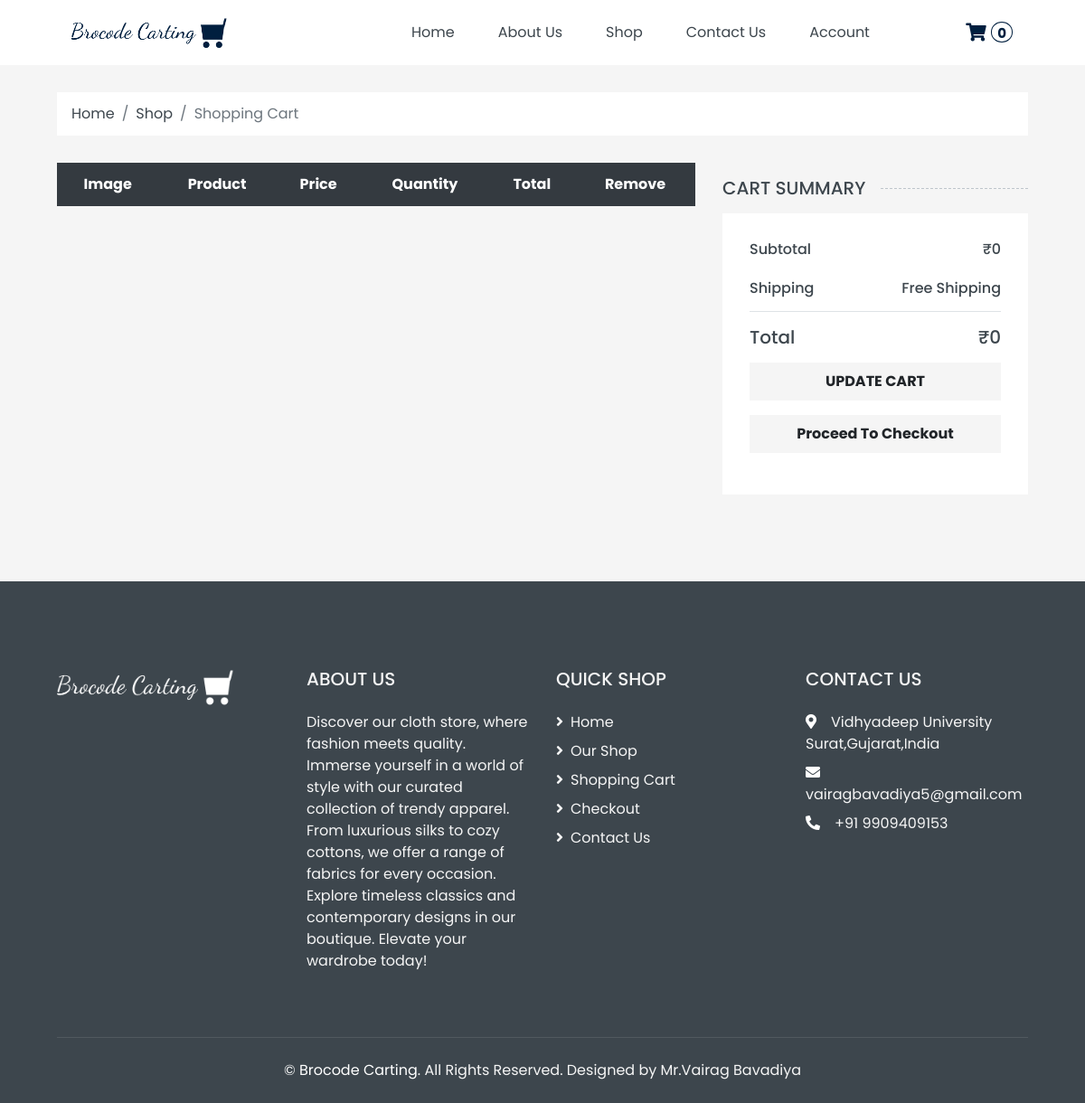
/cart.php (signed in), run on an earlier commit of the app's database.
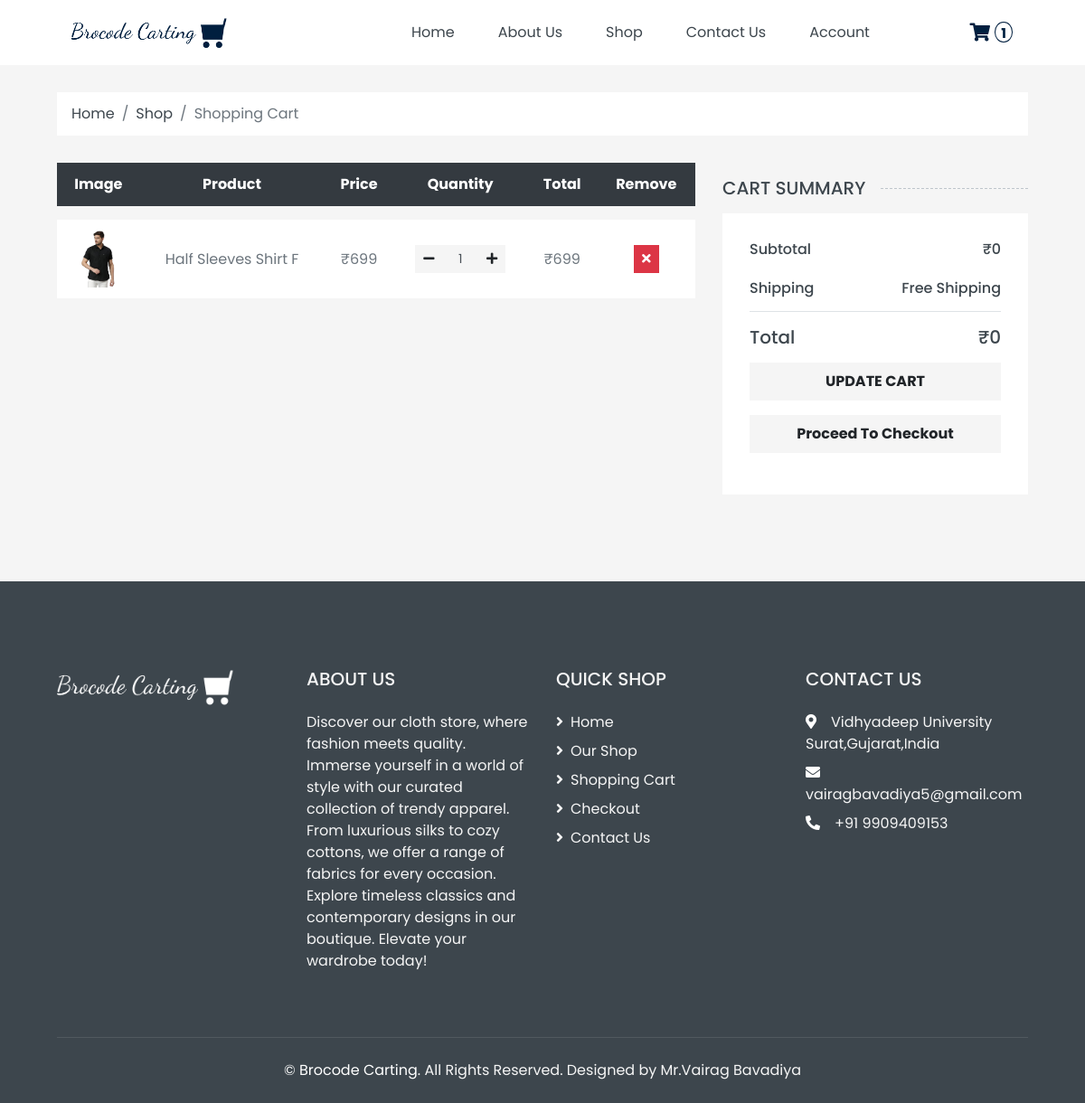
And on a later commit of the database.
### tables this page shows
CREATE TABLE `cart` (
  `id` int(10) NOT NULL,
  `product_id` int(20) NOT NULL,
  `qty` int(20) NOT NULL,
  `user_id` int(20) NOT NULL,
  `amount` decimal(6,2) NOT NULL
);

CREATE TABLE `product` (
  `id` int(20) NOT NULL,
  `category_id` int(20) NOT NULL,
  `variants_id` int(20) NOT NULL,
  `attribute_id` int(20) NOT NULL,
  `p_name` varchar(200) NOT NULL,
  `p_image` longtext DEFAULT NULL,
  `p_description` longtext NOT NULL,
  `stock` int(50) NOT NULL,
  `price` int(50) NOT NULL,
  `created_by` int(20) DEFAULT NULL,
  `updated_by` int(20) DEFAULT NULL,
  `created_at` datetime DEFAULT NULL,
  `updated_at` datetime DEFAULT NULL,
  `is_active` tinyint(1) NOT NULL
);

### cart.php (the view, shortened to what this page needs)
<?php
require("config.php");
require("header.php");
?>
<div class="container-fluid">
    <div class="row px-xl-5">
        <div class="col-12">
            <nav class="breadcrumb bg-light mb-30">
                <a class="breadcrumb-item text-dark" href="/e-commerce/">Home</a>
                <a class="breadcrumb-item text-dark" href="/e-commerce/shop.php">Shop</a>
                <span class="breadcrumb-item active">Shopping Cart</span>
            </nav>
        </div>
    </div>
</div>
<?php if ((isset($_SESSION['id']) && $_SESSION['id'] != "") || (isset($_SESSION['cart']) && !empty($_SESSION['cart']))) : ?>
    <div class="container-fluid">
        <div class="row px-xl-5">
            <div class="col-lg-8 table-responsive mb-5">
                <form>
                    <table class="table table-light table-borderless table-hover text-center mb-0">
                        <thead class="thead-dark">
                            <tr>
                                <th>Image</th>
                                <th>Product</th>
                                <th>Price</th>
                                <th>Quantity</th>
                                <th>Total</th>
                                <th>Remove</th>
                            </tr>
                        </thead>
                        <tbody class="align-middle">
                            <?php $subtotal = 0; ?>
                            <?php if (isset($_SESSION['cart']) && !empty($_SESSION['cart'])) : ?>
                                <?php $i = 0; ?>
                                <?php foreach ($_SESSION['cart'] as $key => $item) : ?>
                                    <?php $subtotal += $item['total_amount']; ?>
                                    <tr>
                                        <td class="align-middle"><img alt="" style="width: 50px;" src="/e-commerce/admin/<?php echo $item['product_image']; ?>"></td>
                                        <td class="align-middle"><?php echo $item['product_name']; ?></td>
                                        <td class="align-middle"><?php echo '₹' . $item['price']; ?></td>
                                        <td class="align-middle">
                                            <div class="input-group quantity mx-auto" style="width: 100px;">
                                                <div class="input-group-btn">
                                                    <button class="btn btn-sm btn-secondary btn-minus">
                                                        <i class="fa fa-minus"></i>
                                                    </button>
                                                </div>
                                                <input type="text" class="form-control form-control-sm bg-secondary border-0 text-center" value="<?php echo $item['qty']; ?>" min="1" max="10" step="1" data-decimals="0" required name="qty[]">
                                                <div class="input-group-btn">
                                                    <button class="btn btn-sm btn-secondary btn-plus">
                                                        <i class="fa fa-plus"></i>
                                                    </button>
                                                </div>
                                            </div>
                                        </td>
                                        <td class="align-middle"><?php echo '₹' . $item['price']; ?></td>
                                        <td class="align-middle">
                                            <button class="btn btn-sm btn-danger remove-cart-item" data-id="<?php echo $key; ?>">
                                                <i class="fa fa-times"></i>
                                            </button>
                                        </td>
                                    </tr>
                                    <?php $i++; ?>
                                <?php endforeach; ?>
                            <?php elseif (isset($_SESSION['id']) && $_SESSION['id'] != "") : ?>
                                <?php $query = "SELECT c.id as cart_key,c.amount,c.qty,p.id,p.p_image,p.p_name,p.price FROM product as p,cart as c where c.product_id = p.id and c.user_id=" . $_SESSION['id']; ?>
                                <?php if ($result = $conn->query($query)) : ?>
                                    <?php while ($row = $result->fetch_assoc()) : ?>
                                        <tr>
                                            <td class="align-middle"><img alt="" style="width: 50px;" src="/e-commerce/admin/<?php echo $row['p_image']; ?>"></td>
                                            <td class="align-middle"><?php echo $row['p_name']; ?></td>
                                            <td class="align-middle"><?php echo '₹' . $row['price']; ?></td>
                                            <td class="align-middle">
                                                <div class="input-group quantity mx-auto" style="width: 100px;">
                                                    <div class="input-group-btn">
                                                        <button class="btn btn-sm btn-secondary btn-minus">
                                                            <i class="fa fa-minus"></i>
                                                        </button>
                                                    </div>
                                                    <input type="text" class="form-control form-control-sm bg-secondary border-0 text-center" value="1">
                                                    <div class="input-group-btn">
                                                        <button class="btn btn-sm btn-secondary btn-plus">
                                                            <i class="fa fa-plus"></i>
                                                        </button>
                                                    </div>
                                                </div>
                                            </td>
                                            <td class="align-middle"><?php echo '₹' . $row['price']; ?></td>
                                            <td class="align-middle">
                                                <button class="btn btn-sm btn-danger remove-cart-item" data-id="<?php echo $row['cart_key']; ?>">
                                                    <i class="fa fa-times"></i>
                                                </button>
                                            </td>
                                        </tr>
                                    <?php endwhile; ?>
                                <?php endif; ?>
                            <?php endif; ?>
                        </tbody>
                    </table>
                </form>
            </div>
            <div class="col-lg-4 pt-3">
                <h5 class="section-title position-relative text-uppercase mb-3"><span class="bg-secondary pr-3">Cart Summary</span></h5>
                <div class="bg-light p-30 mb-5">
                    <div class="border-bottom pb-2">
                        <div class="d-flex justify-content-between mb-3">
                            <h6>Subtotal</h6>
                            <h6>₹<?php echo $subtotal; ?></h6>
                        </div>
                        <div class="d-flex justify-content-between">
                            <h6 class="font-weight-medium">Shipping</h6>
                            <h6 class="font-weight-medium">Free Shipping</h6>
                        </div>
                    </div>
                    <div class="pt-2">
                        <div class="d-flex justify-content-between mt-2">
                            <h5>Total</h5>
                            <h5>₹<?php echo $subtotal; ?></h5>
                        </div>
                        <div class="cart-bottom">
                        <button type="submit" name="update_cart" class="btn btn-block btn-secondary font-weight-bold my-2 py-2">
                            <span>UPDATE CART</span>
                        </button>
                    </div>
                        <a class="btn btn-block btn-secondary font-weight-bold my-3 py-2" href="/e-commerce/checkout.php">Proceed To Checkout</a>
                    </div>
                </div>
            </div>
        </div>
    </div>
<?php endif; ?>
<?php require("footer.php"); ?>

### header.php (shortened to what this page needs)
<?php
require('config.php');
$total = 0;
if (isset($_SESSION['cart']) && !empty($_SESSION['cart'])) {
    $total = count(($_SESSION['cart']));
} else if (isset($_SESSION['id']) && $_SESSION['id'] != "") {
    $cart_sql = "SELECT COUNT(id) as totalCartItems FROM `cart` where user_id=" . $_SESSION['id'];
    $cart_result = $conn->query($cart_sql);
    $cart_row = mysqli_fetch_assoc($cart_result);
    $total = $cart_row['totalCartItems'];
}
?>
<!DOCTYPE html>
<html lang="en">
<head>
    <link href="https://cdnjs.cloudflare.com/ajax/libs/font-awesome/5.10.0/css/all.min.css" rel="stylesheet">
    <link rel="stylesheet" href="//cdn.jsdelivr.net/npm/alertifyjs@1.13.1/build/css/alertify.min.css" />
    <link href="lib/animate/animate.min.css" rel="stylesheet">
    <link href="lib/owlcarousel/assets/owl.carousel.min.css" rel="stylesheet">
    <link href="css/style.css" rel="stylesheet">
</head>
<body>
    <div class="container-fluid bg-white mb-30">
        <div class="row px-xl-5">
            <div class="col-lg-4 d-flex align-items-center">
                <a href="/e-commerce/">
                    <img src="/e-commerce/img/logo-color.png" class="site-logo" />
                </a>
            </div>
            <div class="col-lg-8">
                <nav class="navbar navbar-expand-lg bg-white navbar-white py-3 py-lg-0 px-0">
                    <div class="collapse navbar-collapse justify-content-between" id="navbarCollapse">
                        <div class="navbar-nav mr-auto py-3 site-nav">
                            <a href="index.php" class="nav-item nav-link text-dark">Home</a>
                            <a href="about.php" class="nav-item nav-link text-dark">About Us</a>
                            <a href="shop.php" class="nav-item nav-link text-dark">Shop</a>
                            <a href="contact.php" class="nav-item nav-link text-dark">Contact Us</a>
                            <?php
                            if (isset($_SESSION['id']) && $_SESSION['id'] != "") {
                            ?>
                                <a href="/e-commerce/my_account.php" class="nav-link nav-item text-dark">Account</a>
                            <?php } else { ?>
                                <a href="/e-commerce/login.php" class="nav-link nav-item text-dark">Login</a>
                            <?php }
                            ?>
                        </div>
                        <a href="cart.php" class="btn btn-lg">
                            <i class="fas fa-shopping-cart text-primary"></i>
                            <span id="cart-text" class="badge text-primary border border-primary rounded-circle" style="padding-bottom: 2px;"><?php echo $total; ?></span>
                        </a>
                    </div>
                </nav>
            </div>
        </div>
    </div>

### footer.php (shortened to what this page needs)
<div class="container-fluid bg-dark text-secondary mt-5 pt-5">
    <div class="row px-xl-5 py-5">
        <div class="col-md-3">
            <a href="/e-commerce/">
                <img src="/e-commerce/img/logo-white.png" class="site-logo" />
            </a>
        </div>
        <div class="col-md-3">
            <h5 class="text-secondary text-uppercase mb-4">About us</h5>
            <p class="mb-4">Discover our cloth store, where fashion meets quality. Immerse yourself in a world of style with our curated collection of trendy apparel. From luxurious silks to cozy cottons, we offer a range of fabrics for every occasion. Explore timeless classics and contemporary designs in our boutique. Elevate your wardrobe today!</p>
        </div>
        <div class="col-md-3">
            <h5 class="text-secondary text-uppercase mb-4">Quick Shop</h5>
            <div class="d-flex flex-column justify-content-start">
                <a class="text-secondary mb-2" href="index.php"><i class="fa fa-angle-right mr-2"></i>Home</a>
                <a class="text-secondary mb-2" href="shop.php"><i class="fa fa-angle-right mr-2"></i>Our Shop</a>
                <a class="text-secondary mb-2" href="cart.php"><i class="fa fa-angle-right mr-2"></i>Shopping
                    Cart</a>
                <a class="text-secondary mb-2" href="checkout.php"><i class="fa fa-angle-right mr-2"></i>Checkout</a>
                <a class="text-secondary" href="contact.php"><i class="fa fa-angle-right mr-2"></i>Contact Us</a>
            </div>
        </div>
        <div class="col-md-3">
            <h5 class="text-secondary text-uppercase mb-4">Contact Us</h5>
            <p class="mb-2"><i class="fa fa-map-marker-alt text-white mr-3"></i>Vidhyadeep University  Surat,Gujarat,India</p>
            <p class="mb-2"><i class="fa fa-envelope text-white mr-3"></i>vairagbavadiya5@gmail.com</p>
            <p class="mb-2"><i class="fa fa-phone-alt text-white mr-3"></i>+91 9909409153</p>
        </div>
    </div>
    <div class="row border-top mx-xl-5 py-4" style="border-color: rgba(256, 256, 256, .1) !important;">
        <div class="col-md-12 px-xl-0">
            <p class="mb-md-0 text-center text-secondary">
                &copy; <a class="text-white" href="/e-commerce/">Brocode Carting</a>. All Rights Reserved. Designed
                by Mr.Vairag Bavadiya
            </p>
        </div>
    </div>
</div>
</body>
</html>

### header.php (style rules this page uses)
.site-logo { max-width: 200px; }
.navbar-expand-lg .navbar-nav .nav-link { padding-right: 1.5rem; padding-left: 1.5rem; }

What changed in the data, as far as the page shows it:
added cart: product.p_image (picture), product.p_name "Half Sleeves Shirt F", product.price "699"
Also different on the page:
$total: "0" → "1"
